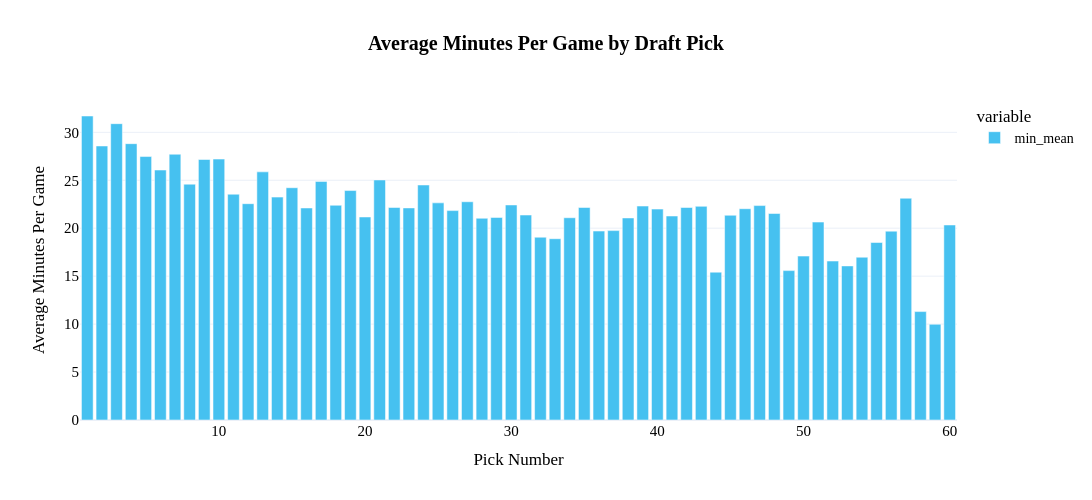

The cell this chart's notebook holds for it:
### Code cell
fig_game_mean = px.bar(
  game_agg[game_agg["OVERALL_PICK"]<61], 
  x="OVERALL_PICK", 
  y=["min_mean"],
  # color="PLAYER_NAME_LAST_FIRST",
  template='plotly_white',
  title="<b>Average Minutes Per Game by Draft Pick</b>", 
#   line_shape='spline',
  height=500, 
  width=1400,
  )
fig_game_mean.update_layout(
    # showlegend=False,
    title_x=0.5,
    xaxis_title="Pick Number",
    yaxis_title="Average Minutes Per Game",
    hoverlabel=dict(
        bgcolor="white",
        font_size=16,
        font_family="PT Sans Narrow"
    ),
    yaxis = dict(tickfont = dict(size=15)),
    xaxis = dict(tickfont = dict(size=15)),
    font=dict(
        family="PT Sans Narrow",
        size=14,
        color="Black"
    ),
    title_font_family="PT Sans Narrow"
)

fig_game_mean.update_traces(marker_color='#46C1F0')
fig_game_mean

### Figure 1 — Plotly figure (JSON) as saved in the notebook; plotly's stock layout.template omitted (floating-point values rounded to 4 significant figures)
{"data": [{"alignmentgroup": "True", "hovertemplate": "variable=min_mean<br>OVERALL_PICK=%{x}<br>value=%{y}<extra></extra>", "legendgroup": "min_mean", "marker": {"color": "#46C1F0", "pattern": {"shape": ""}}, "name": "min_mean", "offsetgroup": "min_mean", "orientation": "v", "showlegend": true, "textposition": "auto", "type": "bar", "x": [1, 2, 3, 4, 5, 6, 7, 8, 9, 10, 11, 12, 13, 14, 15, 16, 17, 18, 19, 20, 21, 22, 23, 24, 25, 26, 27, 28, 29, 30, 31, 32, 33, 34, 35, 36, 37, 38, 39, 40, 41, 42, 43, 44, 45, 46, 47, 48, 49, 50, 51, 52, 53, 54, 55, 56, 57, 58, 59, 60], "xaxis": "x", "y": [31.7, 28.58, 30.9, 28.82, 27.47, 26.07, 27.71, 24.59, 27.17, 27.21, 23.55, 22.56, 25.88, 23.24, 24.22, 22.11, 24.88, 22.39, 23.93, 21.17, 25.03, 22.16, 22.12, 24.51, 22.64, 21.84, 22.76, 21.04, 21.12, 22.43, 21.37, 19.06, 18.9, 21.09, 22.16, 19.7, 19.75, 21.07, 22.31, 21.99, 21.27, 22.16, 22.28, 15.42, 21.35, 22.03, 22.36, 21.53, 15.58, 17.09, 20.64, 16.58, 16.07, 16.98, 18.51, 19.69, 23.13, 11.31, 9.983, 20.34], "yaxis": "y"}], "layout": {"barmode": "relative", "font": {"color": "Black", "family": "PT Sans Narrow", "size": 14}, "height": 500, "hoverlabel": {"bgcolor": "white", "font": {"family": "PT Sans Narrow", "size": 16}}, "legend": {"title": {"text": "variable"}, "tracegroupgap": 0}, "title": {"font": {"family": "PT Sans Narrow"}, "text": "<b>Average Minutes Per Game by Draft Pick</b>", "x": 0.5}, "width": 1400, "xaxis": {"anchor": "y", "domain": [0, 1], "tickfont": {"size": 15}, "title": {"text": "Pick Number"}}, "yaxis": {"anchor": "x", "domain": [0, 1], "tickfont": {"size": 15}, "title": {"text": "Average Minutes Per Game"}}}}
